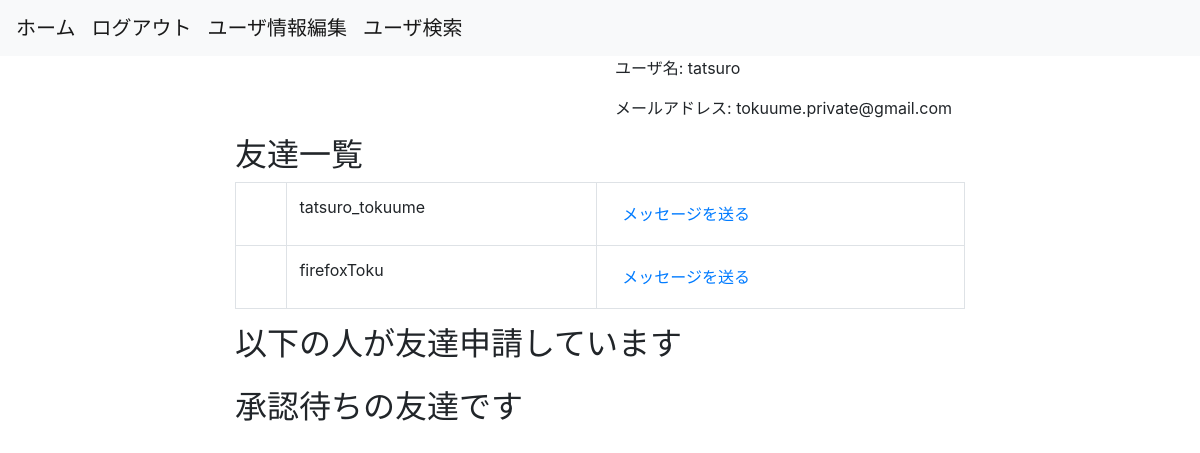
The page / (signed in) on the database its author committed.
### flaskr/models.py (models this page shows, shortened)
class User(UserMixin, db.Model):
    __tablename__ = 'users'
    id = db.Column(db.Integer, primary_key=True)
    username = db.Column(db.String(64), index=True)
    email = db.Column(db.String(64), unique=True, index=True)
    password = db.Column(
        db.String(128),
        default=generate_password_hash('snsflaskapp')
    )
    picture_path = db.Column(db.Text)
    is_active = db.Column(db.Boolean, unique=False, default=False)
    create_at = db.Column(db.DateTime, default=datetime.now)
    update_at = db.Column(db.DateTime, default=datetime.now)
    @classmethod
    def select_friends(cls):
        return cls.query.join(
            UserConnect,
            or_(
                and_(
                    UserConnect.to_user_id == cls.id,
                    UserConnect.from_user_id == current_user.get_id(),
                    UserConnect.status == 2
                ),
                and_(
                    UserConnect.from_user_id == cls.id,
                    UserConnect.to_user_id == current_user.get_id(),
                    UserConnect.status == 2
                )
            )
        ).with_entities(
            cls.id, cls.username, cls.picture_path
        ).all()
    @classmethod
    def select_requested_friends(cls):
        return cls.query.join(
            UserConnect,
            and_(
                UserConnect.from_user_id == cls.id,
                UserConnect.to_user_id == current_user.get_id(),
                UserConnect.status == 1
            )
        ).with_entities(
            cls.id, cls.username, cls.picture_path
        ).all()
    @classmethod
    def select_requesting_friends(cls):
        return cls.query.join(
            UserConnect,
            and_(
                UserConnect.from_user_id == current_user.get_id(),
                UserConnect.to_user_id == cls.id,
                UserConnect.status == 1
            )
        ).with_entities(
            cls.id, cls.username, cls.picture_path
        ).all()

### flaskr/views.py (the view)
@bp.route('/')
def home():
    friends = requested_friends = requesting_friends = None
    connect_form = ConnectForm()
    session['url'] = 'app.home'
    if current_user.is_authenticated:
        friends = User.select_friends()
        requested_friends = User.select_requested_friends()
        requesting_friends = User.select_requesting_friends()
    return render_template(
        'home.html',
        friends=friends,
        requested_friends=requested_friends,
        requesting_friends=requesting_friends,
        connect_form=connect_form
    )

### flaskr/models.py (called while the page is built)
@login_manager.user_loader
def load_user(user_id):
    return User.query.get(user_id)

### flaskr/templates/home.html (shortened to what this page needs)
{% extends "base.html" %}
{% block content %}
<div class="row">
    {% if current_user.is_authenticated %}
    <div class="col-lg-2 offset-lg-2">
    </div>
    <div class="col-lg-4 offset-lg-2">
        <p>ユーザ名: {{ current_user.username }}</p>
        <p>メールアドレス: {{ current_user.email }}</p>
    </div>
    <div class="col-lg-8 offset-lg-2">
        <h2>友達一覧</h2>
        <table class="table table-bordered">
            {% for friend in friends %}
                <tr>
                    {% if friend.picture_path %}
                    <td><img class="user-image-small" src="{{url_for('static', filename=friend.picture_path)}}"></td>
                    {% else %}
                    <td></td>
                    {% endif %}
                    <td>{{ friend.username }}</td>
                    <td><a href="{{ url_for('app.message', id=friend.id) }}" class="btn btn-link">メッセージを送る</a></td>
                </tr>
            {% endfor %}
        </table>
    </div>
    <div class="col-lg-8 offset-lg-2">
        <h2>以下の人が友達申請しています</h2>
    </div>
    <div class="col-lg-8 offset-lg-2">
        <h2>承認待ちの友達です</h2>
    </div>
    {% else %}
        <p>ログイン or 登録をしてください</p>
    {% endif %}
</div>
{% endblock %}

### rows shown on the page
User: username "tatsuro", email "tokuume.private@gmail.com"
User: username "tatsuro_tokuume"
User: username "firefoxToku"
